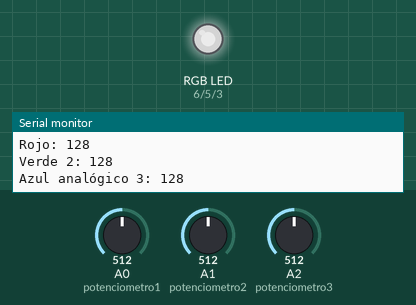
Recording of a sketch running on a simulated Arduino Uno, built with avr-gcc and run on an emulated ATmega328P. On the bench: an RGB LED mixed from three pins (HIGH = lit), the last lines printed to the serial monitor. Inputs (shaded band) come from the test bench; at power-on: A0 (potenciometro1) = 512, A1 (potenciometro2) = 512, A2 (potenciometro3) = 512. Dim RGB values are drawn brighter than linear.

Above: at 1.8 s.
1.9 s: A0 (potenciometro1) set to 716
At 2.5 s:
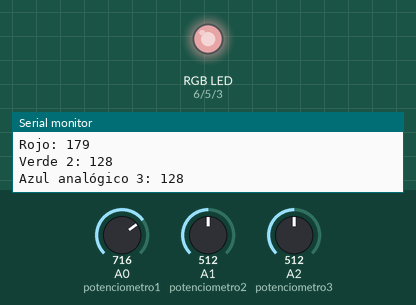
3.5 s: A1 (potenciometro2) set to 716
At 5.2 s:
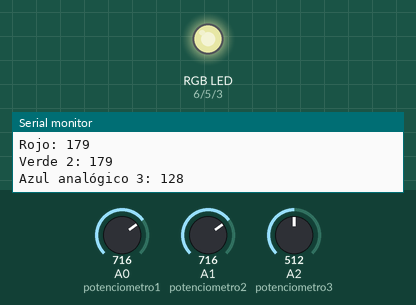
5.5 s: A2 (potenciometro3) set to 716
At 6.9 s:
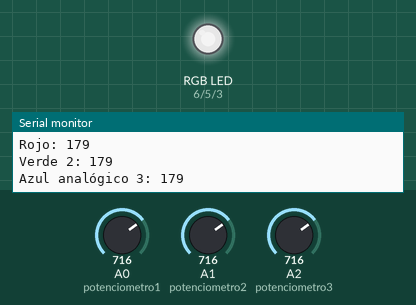
7.5 s: A0 (potenciometro1) set to 900
At 8.5 s:
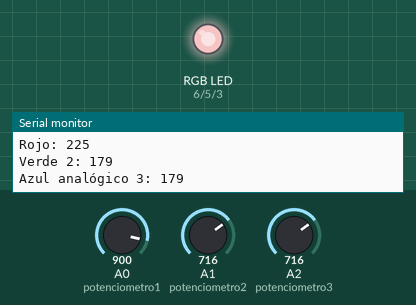
9.5 s: A1 (potenciometro2) set to 900
At 11.2 s:
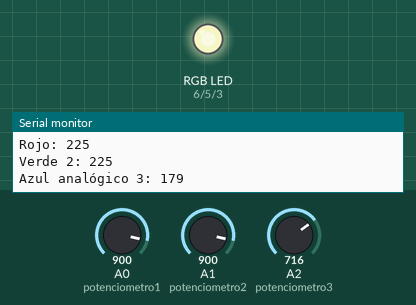
11.5 s: A2 (potenciometro3) set to 900
At 12.9 s:
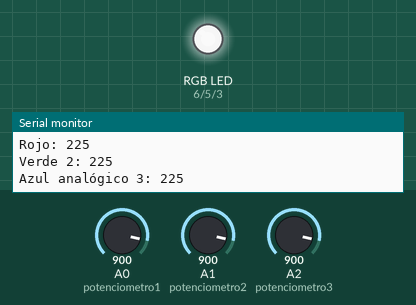
Timing chart, 0 to 14.5 s (numbered marks = the images above; inputs shaded):
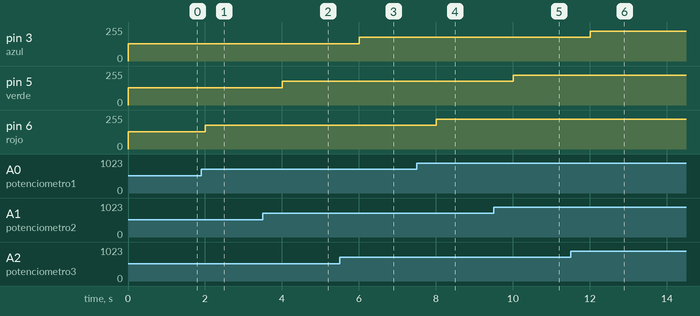

Measured:
- after the input at 1.9 s, pin 6 (rojo): 128/255 → 179/255 after 0.10 s
- after the input at 3.5 s, pin 5 (verde): 128/255 → 179/255 after 0.51 s
- after the input at 5.5 s, pin 3 (azul): 128/255 → 179/255 after 0.51 s
- after the input at 7.5 s, pin 6 (rojo): 179/255 → 225/255 after 0.51 s
- after the input at 9.5 s, pin 5 (verde): 179/255 → 225/255 after 0.51 s
- after the input at 11.5 s, pin 3 (azul): 179/255 → 225/255 after 0.51 s

The sketch:

EntradaAnalogica.ino
```cpp
int valorUno,valorDos, valorTres = 0;
int azul = 3;
int rojo =6;
int verde =5;
int potenciometro1 = A0;
int potenciometro2 =A1;
int potenciometro3 = A2;

void setup() {
  Serial.begin(9600);
  pinMode(azul,OUTPUT);
  pinMode(rojo,OUTPUT);
  pinMode(verde,OUTPUT);
  pinMode(potenciometro1,INPUT);
  pinMode(potenciometro2,INPUT);
  pinMode(potenciometro3,INPUT);

}

void loop() {
  valorUno = analogRead(A0)/4;
  analogWrite(rojo,valorUno);
  valorDos = analogRead(A1)/4;
  analogWrite(verde,valorDos);
  valorTres = analogRead(A2)/4;
  analogWrite(azul,valorTres);
  Serial.print("Rojo: ");
  Serial.println(valorUno);
  Serial.print("Verde 2: ");
  Serial.println(valorDos);
  Serial.print("Azul analógico 3: ");
  Serial.println(valorTres);
  delay(1000);

}
```
